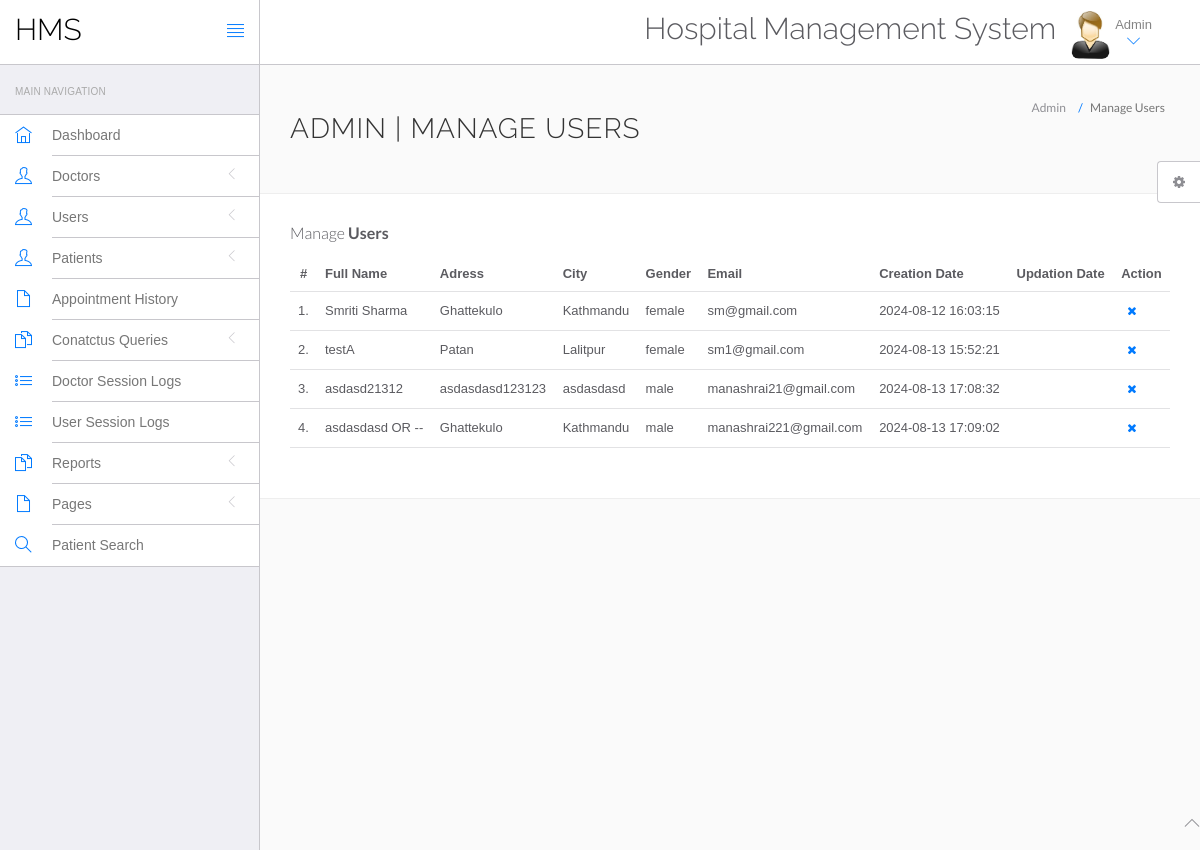
/Hospital/hospital/hms/admin/manage-users.php (signed in), run on the app's committed database.
### tables this page shows
CREATE TABLE `users` (
  `id` int(11) NOT NULL,
  `fullName` varchar(255) DEFAULT NULL,
  `address` longtext DEFAULT NULL,
  `city` varchar(255) DEFAULT NULL,
  `gender` varchar(255) DEFAULT NULL,
  `email` varchar(255) DEFAULT NULL,
  `password` varchar(255) DEFAULT NULL,
  `regDate` timestamp NULL DEFAULT current_timestamp(),
  `updationDate` timestamp NULL DEFAULT NULL ON UPDATE current_timestamp()
);

### Hospital/hospital/hms/admin/manage-users.php (the view, shortened to what this page needs)
<?php
include('include/config.php');
if(strlen($_SESSION['id']==0)) {
 header('location:logout.php');
  } else{
?>
<!DOCTYPE html>
<html lang="en">
	<head>
		<link rel="stylesheet" href="vendor/bootstrap/css/bootstrap.min.css">
		<link rel="stylesheet" href="vendor/fontawesome/css/font-awesome.min.css">
		<link rel="stylesheet" href="vendor/themify-icons/themify-icons.min.css">
		<link href="vendor/animate.css/animate.min.css" rel="stylesheet" media="screen">
		<link href="vendor/perfect-scrollbar/perfect-scrollbar.min.css" rel="stylesheet" media="screen">
		<link href="vendor/switchery/switchery.min.css" rel="stylesheet" media="screen">
		<link href="vendor/bootstrap-touchspin/jquery.bootstrap-touchspin.min.css" rel="stylesheet" media="screen">
		<link href="vendor/select2/select2.min.css" rel="stylesheet" media="screen">
		<link href="vendor/bootstrap-datepicker/bootstrap-datepicker3.standalone.min.css" rel="stylesheet" media="screen">
		<link href="vendor/bootstrap-timepicker/bootstrap-timepicker.min.css" rel="stylesheet" media="screen">
		<link rel="stylesheet" href="assets/css/styles.css">
		<link rel="stylesheet" href="assets/css/plugins.css">
		<link rel="stylesheet" href="assets/css/themes/theme-1.css" id="skin_color" />
	</head>
	<body>
		<div id="app">
<?php include('include/sidebar.php');?>
			<div class="app-content">
						<?php include('include/header.php');?>
				<div class="main-content" >
					<div class="wrap-content container" id="container">
						<section id="page-title">
							<div class="row">
								<div class="col-sm-8">
									<h1 class="mainTitle">Admin | Manage Users</h1>
																	</div>
								<ol class="breadcrumb">
									<li>
										<span>Admin</span>
									</li>
									<li class="active">
										<span>Manage Users</span>
									</li>
								</ol>
							</div>
						</section>
						<div class="container-fluid container-fullw bg-white">
									<div class="row">
								<div class="col-md-12">
									<h5 class="over-title margin-bottom-15">Manage <span class="text-bold">Users</span></h5>
									<table class="table table-hover" id="sample-table-1">
										<thead>
											<tr>
												<th class="center">#</th>
												<th>Full Name</th>
												<th class="hidden-xs">Adress</th>
												<th>City</th>
												<th>Gender </th>
												<th>Email </th>
												<th>Creation Date </th>
												<th>Updation Date </th>
												<th>Action</th>
											</tr>
										</thead>
										<tbody>
<?php
$sql=mysqli_query($con,"select * from users");
$cnt=1;
while($row=mysqli_fetch_array($sql))
{
?>
											<tr>
												<td class="center"><?php echo $cnt;?>.</td>
												<td class="hidden-xs"><?php echo $row['fullName'];?></td>
												<td><?php echo $row['address'];?></td>
												<td><?php echo $row['city'];?>
												</td>
												<td><?php echo $row['gender'];?></td>
												<td><?php echo $row['email'];?></td>
												<td><?php echo $row['regDate'];?></td>
												<td><?php echo $row['updationDate'];?>
												</td>
												<td >
												<div class="visible-md visible-lg hidden-sm hidden-xs">
	<a href="manage-users.php?id=<?php echo $row['id']?>&del=delete" onClick="return confirm('Are you sure you want to delete?')"class="btn btn-transparent btn-xs tooltips" tooltip-placement="top" tooltip="Remove"><i class="fa fa-times fa fa-white"></i></a>
												</div>
												</td>
											</tr>
											<?php
$cnt=$cnt+1;
											 }?>
										</tbody>
									</table>
								</div>
							</div>
								</div>
							</div>
						</div>
					</div>
				</div>
	<?php include('include/footer.php');?>
	<?php include('include/setting.php');?>
	</body>
</html>
<?php } ?>

### Hospital/hospital/hms/admin/assets/css/themes/theme-1.css (style rules this page uses)
body { background: #FAFAFA; }

### data on the page
users: fullName "Smriti Sharma", address "Ghattekulo", city "Kathmandu", gender "female", email "sm@gmail.com", regDate "2024-08-12 16:03:15"
users: fullName "testA", address "Patan", city "Lalitpur", gender "female", email "sm1@gmail.com", regDate "2024-08-13 15:52:21"
users: fullName "asdasd21312", address "asdasdasd123123", city "asdasdasd", gender "male", email "manashrai21@gmail.com", regDate "2024-08-13 17:08:32"
users: fullName "asdasdasd OR --", address "Ghattekulo", city "Kathmandu", gender "male", email "manashrai221@gmail.com", regDate "2024-08-13 17:09:02"
